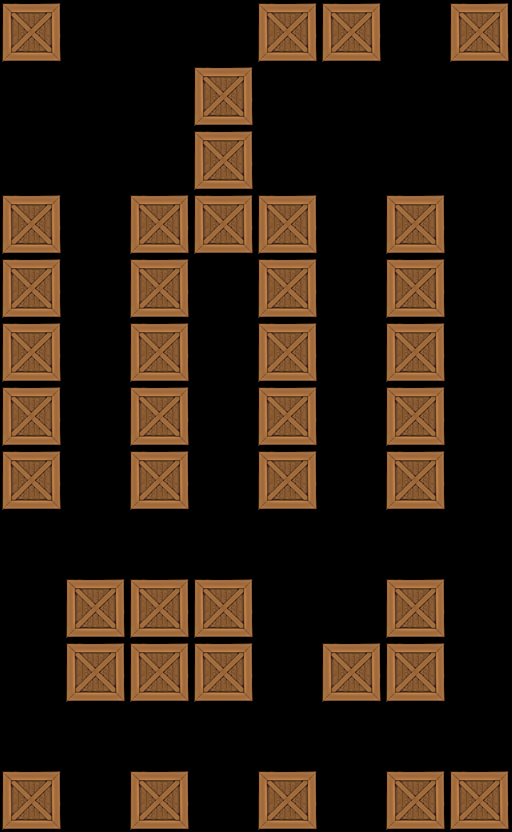

This is a level from a 2D game, rendered from its Tiled map with the project's own tilesets. A one-line summary and the map file follow, with tile-layer data summarised:
An orthogonal 8x13 tile map with 64x64 px tiles, 1 tile layer (Tile Layer 1).

<map version="1.0" orientation="orthogonal" width="8" height="13" tilewidth="64" tileheight="64">
 <tileset firstgid="1" name="crate" tilewidth="64" tileheight="64">
  <image source="../../crate3.png" width="64" height="64" />
 </tileset>
 <layer name="Tile Layer 1" width="8" height="13">
  <data>[104 cells, 41 non-empty, 1 distinct tile ids]</data>
 </layer>
</map>
